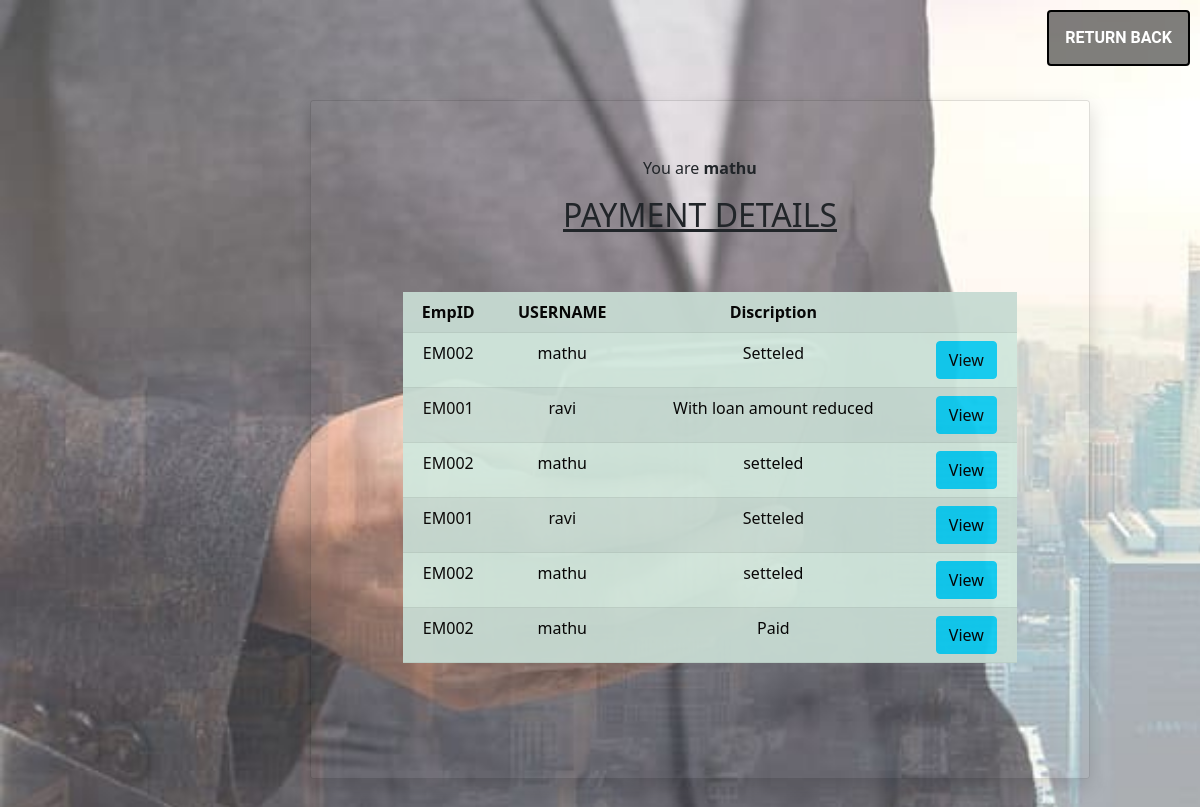
/paymentdetail.php (signed in), run on the app's committed database.
### tables this page shows
CREATE TABLE IF NOT EXISTS `payment` (
  `pay_id` int(100) NOT NULL AUTO_INCREMENT,
  `empid` varchar(10) NOT NULL,
  `username` varchar(100) NOT NULL,
  `month` varchar(100) NOT NULL,
  `year` int(4) NOT NULL,
  `pay_amount` decimal(10,2) NOT NULL,
  `Discription` varchar(200) NOT NULL,
  PRIMARY KEY (`pay_id`)
);

### paymentdetail.php (the view, shortened to what this page needs)
<!DOCTYPE html>
<html>
<head>
        <link rel="stylesheet" href="bootstrap/css/bootstrap.min.css">
        <link rel="stylesheet" href="https://cdnjs.cloudflare.com/ajax/libs/font-awesome/5.15.3/css/all.min.css">
        <link rel="stylesheet" href="css/form.css">
</head>
<body style="background-image: url('images/c1.jpg'); background-repeat: no-repeat, repeat; background-size: cover; background-position: left; background-attachment: fixed;">
<ul>
  <li><a href="admin.php" >RETURN BACK</a></li>
</ul>
    <div class="content-wrapper p-t-100 p-b-100 font-robo" style="text-align:center;">
      <div class="wrapper wrapper--w780 ">
        <div class="card card-1"  style="background: transparent;">
          <div class="card-body">
<?php if(isset($_SESSION['username'])) : ?>
<p>
You are
<strong>
<?php echo $_SESSION['username']; ?>
</strong>
</p>
<?php endif ?>
		<form class="row g-3 needs-validation" action="" method="post" name="add-loan-form" enctype="multipart/form-data">
                <h2 class="title"><u>PAYMENT DETAILS</u></h2>
<?php
$mysqli=new mysqli('localhost','root','' ,'emp-management-sys') or die(mysqli_error($mysqli));
$result=$mysqli->query("SELECT * from payment") or die($mysqli->error);
?>
<table class="table table-success table-striped" style="margin:50px 10px; opacity:0.95;">
<tr>
  <th>EmpID</th>
  <th>USERNAME</th>
  <th>Discription</th>
  <th></th>
</tr>
<?php
while($row=$result->fetch_assoc()):
?>
<tr>
<td><?php echo $row['empid'];?></td>
<td><?php echo $row['username'];?></td>
<td><?php echo $row['Discription'];?></td>
<td>
<a href="pay.php?view=<?php echo $row['username'];?>"
class="btn btn-info" class="btn btn-info">View</a>
</td>
</tr>
<?php endwhile; ?>
</table>
					</div>
				</div>
        </div>
    </div>
    </body>
</html>

### css/form.css (style rules this page uses)
.card { overflow: hidden; -webkit-border-radius: 3px; -moz-border-radius: 3px; border-radius: 3px; }
.card-1 { -webkit-box-shadow: 0px 8px 20px 0px rgba(0, 0, 0, 0.15); -moz-box-shadow: 0px 8px 20px 0px rgba(0, 0, 0, 0.15); box-shadow: 0px 8px 20px 0px rgba(0, 0, 0, 0.15); }
.card-1 .card-body { padding: 0 90px; padding-top: 55px; padding-bottom: 65px; }
.p-t-100 { padding-top: 100px; }
.p-b-100 { padding-bottom: 100px; }
.wrapper { margin: 0 auto; }
.wrapper--w780 { max-width: 780px; }
@media (min-width: 1199.98px) and (max-width: 1399.98px) { .content-wrapper { margin-left: 200px; } }

### paymentdetail.php (style rules this page uses)
ul { list-style-type: none; margin: 10px; padding: 0; overflow: hidden; float:right; background-color:rgba(0,0,0,0.5); font-family:"Roboto",sans-serif; font-size:14px; font-weight:bold; border:2px solid black; border-radius:4px; }
li { float: left; font-family:"Roboto",sans-serif; font-size:16px; }
li a, .dropbtn { display: inline-block; color: white; text-align: center; padding: 14px 16px; text-decoration: none; }

### data on the page
payment: empid "EM002", username "mathu", Discription "Setteled"
payment: empid "EM001", username "ravi", Discription "With loan amount reduced"
payment: empid "EM002", username "mathu", Discription "setteled"
payment: empid "EM001", username "ravi", Discription "Setteled"
payment: empid "EM002", username "mathu", Discription "setteled"
payment: empid "EM002", username "mathu", Discription "Paid"

### other printed values
$_SESSION['username'] "mathu"
